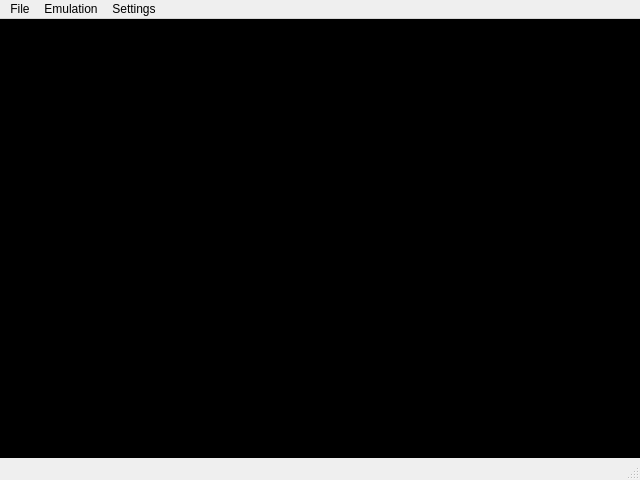
<?xml version="1.0" encoding="UTF-8"?>
<ui version="4.0">
 <class>MainWindow</class>
 <widget class="QMainWindow" name="MainWindow">
  <property name="geometry">
   <rect>
    <x>0</x>
    <y>0</y>
    <width>640</width>
    <height>480</height>
   </rect>
  </property>
  <widget class="QWidget" name="centralWidget">
   <property name="styleSheet">
    <string notr="true">background-color: rgb(0,0,0);</string>
   </property>
  </widget>
  <widget class="QMenuBar" name="menuBar">
   <property name="geometry">
    <rect>
     <x>0</x>
     <y>0</y>
     <width>640</width>
     <height>21</height>
    </rect>
   </property>
   <property name="nativeMenuBar">
    <bool>true</bool>
   </property>
   <widget class="QMenu" name="menuFile">
    <property name="title">
     <string>File</string>
    </property>
    <addaction name="actionOpen_ROM"/>
    <addaction name="actionSave_State"/>
    <addaction name="actionLoad_State"/>
    <addaction name="actionSave_State_To"/>
    <addaction name="actionLoad_State_From"/>
    <addaction name="separator"/>
    <addaction name="actionTake_Screenshot"/>
    <addaction name="separator"/>
    <addaction name="actionExit"/>
   </widget>
   <widget class="QMenu" name="menuSettings">
    <property name="title">
     <string>Settings</string>
    </property>
    <addaction name="actionPlugin_Paths"/>
    <addaction name="actionPlugin_Settings"/>
    <addaction name="actionController_Configuration"/>
    <addaction name="actionVideo_Settings"/>
   </widget>
   <widget class="QMenu" name="menuEmulation">
    <property name="title">
     <string>Emulation</string>
    </property>
    <addaction name="actionToggle_Fullscreen"/>
    <addaction name="separator"/>
    <addaction name="actionPause_Game"/>
    <addaction name="actionMute"/>
    <addaction name="separator"/>
    <addaction name="actionStop_Game"/>
    <addaction name="actionHard_Reset"/>
    <addaction name="actionSoft_Reset"/>
    <addaction name="actionToggle_Speed_Limiter"/>
    <addaction name="separator"/>
    <addaction name="actionCheats"/>
    <addaction name="separator"/>
    <addaction name="actionView_Log"/>
   </widget>
   <addaction name="menuFile"/>
   <addaction name="menuEmulation"/>
   <addaction name="menuSettings"/>
  </widget>
  <widget class="QStatusBar" name="statusBar"/>
  <action name="actionOpen_ROM">
   <property name="text">
    <string>Open ROM</string>
   </property>
  </action>
  <action name="actionExit">
   <property name="text">
    <string>Exit</string>
   </property>
  </action>
  <action name="actionPlugin_Paths">
   <property name="text">
    <string>Plugin and Path Selection</string>
   </property>
  </action>
  <action name="actionStop_Game">
   <property name="text">
    <string>Stop Game (Escape)</string>
   </property>
  </action>
  <action name="actionPlugin_Settings">
   <property name="text">
    <string>Advanced Settings</string>
   </property>
  </action>
  <action name="actionOpen_Recent">
   <property name="text">
    <string>Open Recent</string>
   </property>
  </action>
  <action name="actionSave_State">
   <property name="text">
    <string>Save State (F5)</string>
   </property>
  </action>
  <action name="actionLoad_State">
   <property name="text">
    <string>Load State (F7)</string>
   </property>
  </action>
  <action name="actionChange_State_Slot">
   <property name="text">
    <string>Change State Slot</string>
   </property>
  </action>
  <action name="actionSave_State_To">
   <property name="text">
    <string>Save State To...</string>
   </property>
  </action>
  <action name="actionLoad_State_From">
   <property name="text">
    <string>Load State From...</string>
   </property>
  </action>
  <action name="actionTake_Screenshot">
   <property name="text">
    <string>Take Screenshot (F12)</string>
   </property>
  </action>
  <action name="actionPause_Game">
   <property name="text">
    <string>Pause/Resume Game (p)</string>
   </property>
  </action>
  <action name="actionMute">
   <property name="text">
    <string>Mute/Unmute (m)</string>
   </property>
  </action>
  <action name="actionHard_Reset">
   <property name="text">
    <string>Hard Reset</string>
   </property>
  </action>
  <action name="actionSoft_Reset">
   <property name="text">
    <string>Soft Reset (F9)</string>
   </property>
  </action>
  <action name="actionToggle_Fullscreen">
   <property name="text">
    <string>Toggle Fullscreen (Alt + Return)</string>
   </property>
  </action>
  <action name="actionCheats">
   <property name="text">
    <string>Cheats</string>
   </property>
  </action>
  <action name="actionController_Configuration">
   <property name="text">
    <string>Controller Configuration</string>
   </property>
  </action>
  <action name="actionToggle_Speed_Limiter">
   <property name="text">
    <string>Toggle Speed Limiter</string>
   </property>
  </action>
  <action name="actionView_Log">
   <property name="text">
    <string>View Log</string>
   </property>
  </action>
  <action name="actionVideo_Settings">
   <property name="text">
    <string>Video Settings</string>
   </property>
  </action>
 </widget>
 <layoutdefault spacing="6" margin="11"/>
 <resources/>
 <connections/>
</ui>
